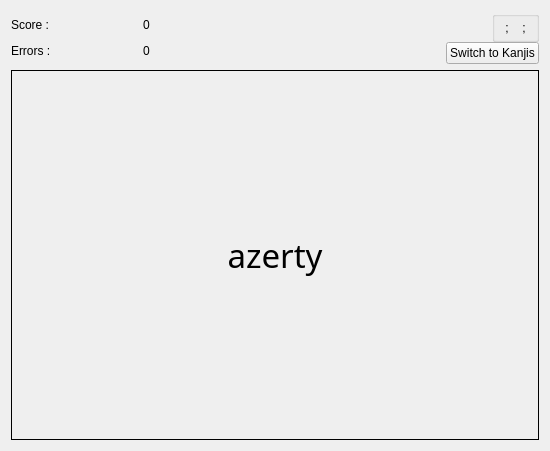
<?xml version="1.0" encoding="UTF-8"?>
<ui version="4.0">
 <class>QcmExercicePage</class>
 <widget class="QWidget" name="QcmExercicePage">
  <property name="geometry">
   <rect>
    <x>0</x>
    <y>0</y>
    <width>550</width>
    <height>451</height>
   </rect>
  </property>
  <property name="windowTitle">
   <string>Form</string>
  </property>
  <layout class="QVBoxLayout" name="verticalLayout" stretch="1,9">
   <property name="spacing">
    <number>6</number>
   </property>
   <item>
    <layout class="QHBoxLayout" name="ScoringHorizontalLayout" stretch="1,1">
     <property name="spacing">
      <number>0</number>
     </property>
     <item>
      <layout class="QVBoxLayout" name="ScoringVerticalLayout" stretch="1,1">
       <property name="spacing">
        <number>0</number>
       </property>
       <property name="leftMargin">
        <number>0</number>
       </property>
       <property name="topMargin">
        <number>0</number>
       </property>
       <property name="rightMargin">
        <number>0</number>
       </property>
       <property name="bottomMargin">
        <number>0</number>
       </property>
       <item>
        <layout class="QHBoxLayout" name="ScoreHorizontalLayout">
         <property name="spacing">
          <number>0</number>
         </property>
         <item>
          <widget class="QLabel" name="ScoreText">
           <property name="text">
            <string>Score :</string>
           </property>
          </widget>
         </item>
         <item>
          <widget class="QLabel" name="ScoreCounter">
           <property name="text">
            <string>0</string>
           </property>
          </widget>
         </item>
        </layout>
       </item>
       <item>
        <layout class="QHBoxLayout" name="ErrorHorizontalLayout">
         <property name="spacing">
          <number>0</number>
         </property>
         <item>
          <widget class="QLabel" name="ErrorsText">
           <property name="lineWidth">
            <number>0</number>
           </property>
           <property name="text">
            <string>Errors :</string>
           </property>
          </widget>
         </item>
         <item>
          <widget class="QLabel" name="ErrorsCounter">
           <property name="text">
            <string>0</string>
           </property>
          </widget>
         </item>
        </layout>
       </item>
      </layout>
     </item>
     <item>
      <layout class="QVBoxLayout" name="ResultLabelVerticalLayout">
       <property name="spacing">
        <number>0</number>
       </property>
       <property name="leftMargin">
        <number>0</number>
       </property>
       <property name="topMargin">
        <number>0</number>
       </property>
       <property name="rightMargin">
        <number>0</number>
       </property>
       <property name="bottomMargin">
        <number>0</number>
       </property>
       <item>
        <spacer name="verticalSpacer">
         <property name="orientation">
          <enum>Qt::Vertical</enum>
         </property>
         <property name="sizeHint" stdset="0">
          <size>
           <width>20</width>
           <height>40</height>
          </size>
         </property>
        </spacer>
       </item>
       <item>
        <layout class="QHBoxLayout" name="ResultLabelHorizontalLayout">
         <property name="spacing">
          <number>0</number>
         </property>
         <item>
          <spacer name="horizontalSpacer">
           <property name="orientation">
            <enum>Qt::Horizontal</enum>
           </property>
           <property name="sizeHint" stdset="0">
            <size>
             <width>40</width>
             <height>20</height>
            </size>
           </property>
          </spacer>
         </item>
         <item>
          <widget class="QGroupBox" name="ResultLabelGroupBox">
           <property name="title">
            <string/>
           </property>
           <property name="flat">
            <bool>true</bool>
           </property>
           <layout class="QHBoxLayout" name="horizontalLayout">
            <property name="spacing">
             <number>0</number>
            </property>
            <property name="leftMargin">
             <number>0</number>
            </property>
            <property name="topMargin">
             <number>0</number>
            </property>
            <property name="rightMargin">
             <number>0</number>
            </property>
            <property name="bottomMargin">
             <number>0</number>
            </property>
            <item>
             <widget class="QLabel" name="ResultLabelLeft">
              <property name="font">
               <font>
                <pointsize>9</pointsize>
               </font>
              </property>
              <property name="text">
               <string/>
              </property>
              <property name="scaledContents">
               <bool>false</bool>
              </property>
              <property name="alignment">
               <set>Qt::AlignCenter</set>
              </property>
             </widget>
            </item>
            <item>
             <widget class="QLabel" name="ResultLabelSeparator1">
              <property name="text">
               <string> ; </string>
              </property>
             </widget>
            </item>
            <item>
             <widget class="QLabel" name="ResultLabelMiddle">
              <property name="text">
               <string/>
              </property>
             </widget>
            </item>
            <item>
             <widget class="QLabel" name="ResultLabelSeparator2">
              <property name="text">
               <string> ; </string>
              </property>
             </widget>
            </item>
            <item>
             <widget class="QLabel" name="ResultLabelRight">
              <property name="text">
               <string/>
              </property>
             </widget>
            </item>
           </layout>
          </widget>
         </item>
        </layout>
       </item>
       <item>
        <spacer name="verticalSpacer_2">
         <property name="orientation">
          <enum>Qt::Vertical</enum>
         </property>
         <property name="sizeHint" stdset="0">
          <size>
           <width>20</width>
           <height>40</height>
          </size>
         </property>
        </spacer>
       </item>
       <item>
        <layout class="QHBoxLayout" name="SwitchLayout">
         <property name="spacing">
          <number>0</number>
         </property>
         <property name="topMargin">
          <number>0</number>
         </property>
         <item>
          <spacer name="horizontalSpacer_4">
           <property name="orientation">
            <enum>Qt::Horizontal</enum>
           </property>
           <property name="sizeHint" stdset="0">
            <size>
             <width>40</width>
             <height>0</height>
            </size>
           </property>
          </spacer>
         </item>
         <item>
          <widget class="QPushButton" name="SwitchButton">
           <property name="enabled">
            <bool>true</bool>
           </property>
           <property name="sizePolicy">
            <sizepolicy hsizetype="Minimum" vsizetype="Minimum">
             <horstretch>0</horstretch>
             <verstretch>0</verstretch>
            </sizepolicy>
           </property>
           <property name="text">
            <string>Switch to Kanjis</string>
           </property>
          </widget>
         </item>
        </layout>
       </item>
      </layout>
     </item>
    </layout>
   </item>
   <item>
    <layout class="QVBoxLayout" name="PlayLayout" stretch="0,0">
     <property name="spacing">
      <number>0</number>
     </property>
     <property name="sizeConstraint">
      <enum>QLayout::SetDefaultConstraint</enum>
     </property>
     <property name="topMargin">
      <number>0</number>
     </property>
     <item>
      <layout class="QHBoxLayout" name="StemContainer">
       <property name="spacing">
        <number>0</number>
       </property>
       <item>
        <widget class="QLabel" name="Stem">
         <property name="sizePolicy">
          <sizepolicy hsizetype="Preferred" vsizetype="Preferred">
           <horstretch>0</horstretch>
           <verstretch>0</verstretch>
          </sizepolicy>
         </property>
         <property name="font">
          <font>
           <family>Sans Serif</family>
           <pointsize>25</pointsize>
          </font>
         </property>
         <property name="frameShape">
          <enum>QFrame::Box</enum>
         </property>
         <property name="text">
          <string>azerty</string>
         </property>
         <property name="alignment">
          <set>Qt::AlignCenter</set>
         </property>
        </widget>
       </item>
      </layout>
     </item>
     <item>
      <layout class="QGridLayout" name="EntriesGridLayout" rowstretch="0" columnstretch="0">
       <property name="sizeConstraint">
        <enum>QLayout::SetDefaultConstraint</enum>
       </property>
       <property name="leftMargin">
        <number>0</number>
       </property>
       <property name="topMargin">
        <number>0</number>
       </property>
       <property name="rightMargin">
        <number>0</number>
       </property>
       <property name="bottomMargin">
        <number>0</number>
       </property>
       <property name="spacing">
        <number>0</number>
       </property>
      </layout>
     </item>
    </layout>
   </item>
  </layout>
 </widget>
 <resources/>
 <connections/>
</ui>
